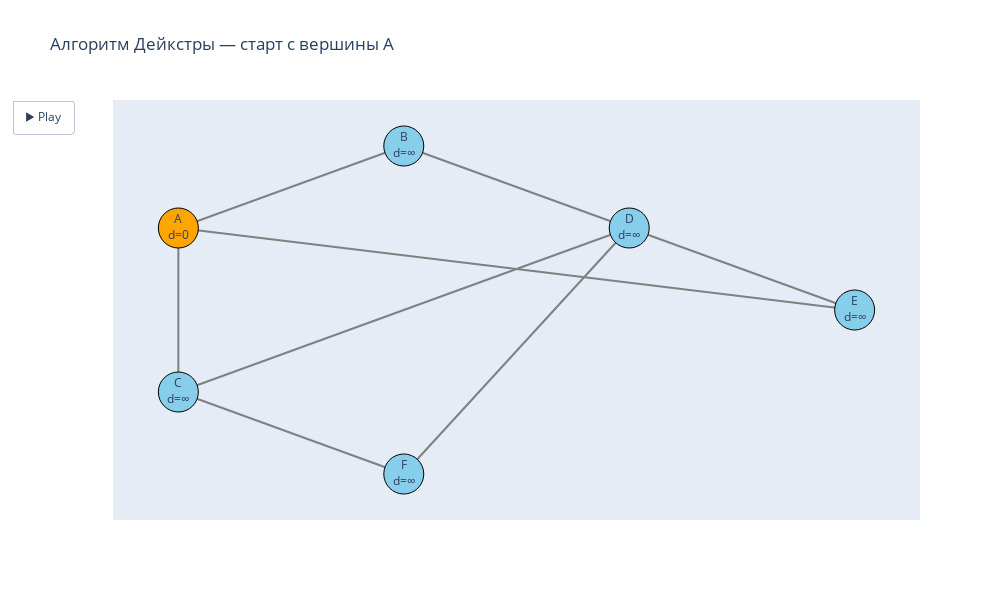

Notebook source saved alongside this figure:
### Markdown cell above
## Алгоритмы 2

### Code cell
import plotly.graph_objects as go
import networkx as nx
import heapq

G = nx.DiGraph()
edges = [
    ('A', 'B', 7),
    ('A', 'C', 9),
    ('A', 'E', 14),
    ('B', 'D', 10),
    ('C', 'F', 2),
    ('C', 'D', 11),
    ('D', 'E', 9),
    ('D', 'F', 6)
]
G.add_weighted_edges_from(edges)

pos = {
    'A': (-1, 1),
    'B': (0, 2),
    'C': (-1, -1),
    'D': (1, 1),
    'E': (2, 0),
    'F': (0, -2),
}

def dijkstra_steps(graph, start):
    steps = []
    dist = {node: float('inf') for node in graph.nodes}
    prev = {}
    visited = set()
    dist[start] = 0
    heap = [(0, start)]

    while heap:
        d, u = heapq.heappop(heap)
        if u in visited:
            continue
        visited.add(u)
        steps.append((u, dist.copy(), prev.copy(), visited.copy()))
        for v in graph.neighbors(u):
            w = graph[u][v]['weight']
            if dist[v] > dist[u] + w:
                dist[v] = dist[u] + w
                prev[v] = u
                heapq.heappush(heap, (dist[v], v))
    return steps

steps = dijkstra_steps(G, 'A')
final_prev = steps[-1][2]

def generate_figure(dist, prev, current, visited, show_final_path=False):
    edge_traces = []
    for u, v in G.edges():
        x0, y0 = pos[u]
        x1, y1 = pos[v]
        color = 'red' if show_final_path and final_prev.get(v) == u else 'gray'
        width = 4 if color == 'red' else 2
        edge_traces.append(go.Scatter(
            x=[x0, x1], y=[y0, y1],
            mode='lines',
            line=dict(color=color, width=width),
            hoverinfo='none',
            showlegend=False
        ))

    node_x = []
    node_y = []
    node_text = []
    node_color = []
    for node in G.nodes():
        x, y = pos[node]
        d = dist[node]
        label = f"{node}<br>d={int(d) if d < float('inf') else '∞'}"
        node_x.append(x)
        node_y.append(y)
        node_text.append(label)
        if node == current:
            node_color.append('orange')
        elif node in visited:
            node_color.append('lightgreen')
        else:
            node_color.append('skyblue')

    node_trace = go.Scatter(
        x=node_x, y=node_y,
        mode='markers+text',
        marker=dict(size=40, color=node_color, line=dict(color='black', width=1)),
        text=node_text,
        textposition='middle center',
        hoverinfo='text',
        showlegend=False
    )

    return edge_traces + [node_trace]

frames = []
for i, (curr, dist, prev, visited) in enumerate(steps):
    traces = generate_figure(dist, prev, curr, visited)
    frames.append(go.Frame(
        data=traces,
        name=f"Шаг {i+1}",
        layout=go.Layout(title_text=f"Алгоритм Дейкстры — шаг {i+1}, вершина {curr}")
    ))

traces = generate_figure(steps[-1][1], steps[-1][2], None, steps[-1][3], show_final_path=True)
frames.append(go.Frame(
    data=traces,
    name="Готово",
    layout=go.Layout(title_text=f"Финальные кратчайшие пути от A")
))

init_traces = generate_figure(steps[0][1], steps[0][2], steps[0][0], steps[0][3])

fig = go.Figure(
    data=init_traces,
    layout=go.Layout(
        title="Алгоритм Дейкстры — старт с вершины A",
        xaxis=dict(visible=False),
        yaxis=dict(visible=False),
        width=1000,
        height=600,
        updatemenus=[dict(type="buttons", showactive=False,
                          buttons=[dict(label="▶️ Play", method="animate",
                                        args=[None, {"frame": {"duration": 1500, "redraw": True},
                                                     "fromcurrent": True}])])]
    ),
    frames=frames
)

fig.show()

### Figure 1 — Plotly figure (JSON) as saved in the notebook; plotly's stock layout.template omitted (floating-point values rounded to 4 significant figures)
{"data": [{"hoverinfo": "none", "line": {"color": "gray", "width": 2}, "mode": "lines", "showlegend": false, "type": "scatter", "x": [-1, 0], "y": [1, 2]}, {"hoverinfo": "none", "line": {"color": "gray", "width": 2}, "mode": "lines", "showlegend": false, "type": "scatter", "x": [-1, -1], "y": [1, -1]}, {"hoverinfo": "none", "line": {"color": "gray", "width": 2}, "mode": "lines", "showlegend": false, "type": "scatter", "x": [-1, 2], "y": [1, 0]}, {"hoverinfo": "none", "line": {"color": "gray", "width": 2}, "mode": "lines", "showlegend": false, "type": "scatter", "x": [0, 1], "y": [2, 1]}, {"hoverinfo": "none", "line": {"color": "gray", "width": 2}, "mode": "lines", "showlegend": false, "type": "scatter", "x": [-1, 0], "y": [-1, -2]}, {"hoverinfo": "none", "line": {"color": "gray", "width": 2}, "mode": "lines", "showlegend": false, "type": "scatter", "x": [-1, 1], "y": [-1, 1]}, {"hoverinfo": "none", "line": {"color": "gray", "width": 2}, "mode": "lines", "showlegend": false, "type": "scatter", "x": [1, 2], "y": [1, 0]}, {"hoverinfo": "none", "line": {"color": "gray", "width": 2}, "mode": "lines", "showlegend": false, "type": "scatter", "x": [1, 0], "y": [1, -2]}, {"hoverinfo": "text", "marker": {"color": ["orange", "skyblue", "skyblue", "skyblue", "skyblue", "skyblue"], "line": {"color": "black", "width": 1}, "size": 40}, "mode": "markers+text", "showlegend": false, "text": ["A<br>d=0", "B<br>d=∞", "C<br>d=∞", "E<br>d=∞", "D<br>d=∞", "F<br>d=∞"], "textposition": "middle center", "type": "scatter", "x": [-1, 0, -1, 2, 1, 0], "y": [1, 2, -1, 0, 1, -2]}], "layout": {"height": 600, "title": {"text": "Алгоритм Дейкстры — старт с вершины A"}, "updatemenus": [{"buttons": [{"args": [null, {"frame": {"duration": 1500, "redraw": true}, "fromcurrent": true}], "label": "▶️ Play", "method": "animate"}], "showactive": false, "type": "buttons"}], "width": 1000, "xaxis": {"visible": false}, "yaxis": {"visible": false}}}
